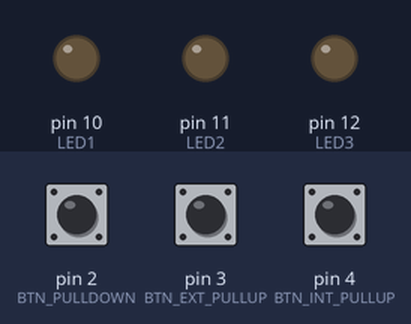
A sketch run on a simulated Arduino Uno, built with avr-gcc and run on an emulated ATmega328P. On the bench: output pins drawn as LEDs (lit = HIGH). Inputs (shaded band) come from the test bench; at power-on: pin 2 (BTN_PULLDOWN) LOW, pin 3 (BTN_EXT_PULLUP) HIGH, pin 4 (BTN_INT_PULLUP) HIGH.

Above: at 1.2 s.
1.3 s: pin 2 (BTN_PULLDOWN) pulled HIGH for 0.15 s
At 1.37 s:
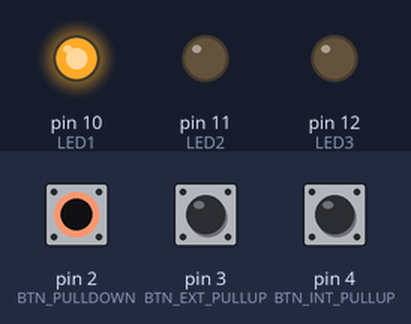
2.9 s: pin 3 (BTN_EXT_PULLUP) pulled LOW for 0.15 s
At 2.97 s:
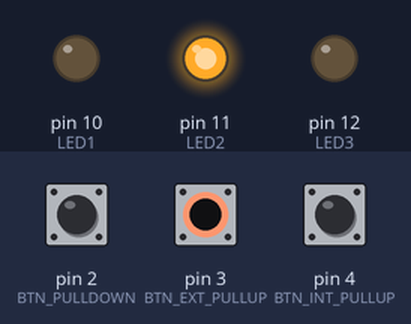
4.5 s: pin 4 (BTN_INT_PULLUP) pulled LOW for 0.15 s
At 4.57 s:
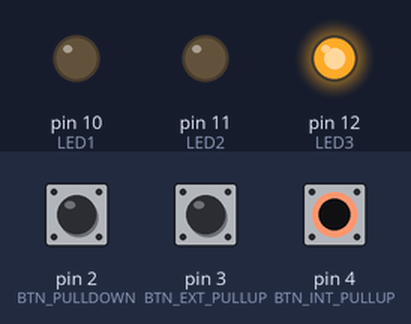
6.1 s: pin 4 (BTN_INT_PULLUP) pulled LOW for 3.2 s
At 9.9 s:
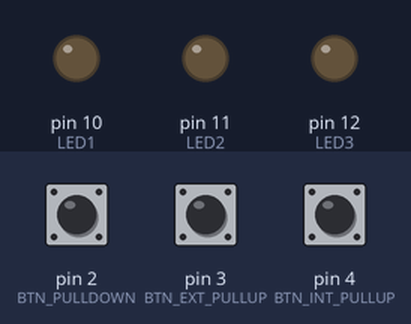
10.8 s: pin 2 (BTN_PULLDOWN) pulled HIGH for 3.2 s
At 11.1 s:
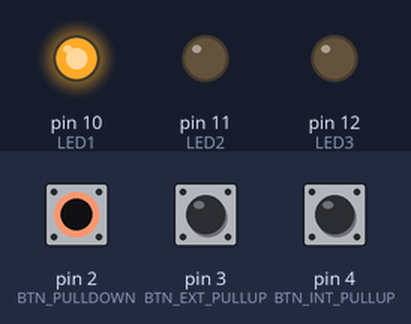
15.5 s: pin 2 (BTN_PULLDOWN) driven HIGH and pin 3 (BTN_EXT_PULLUP) driven LOW
At 15.9 s:
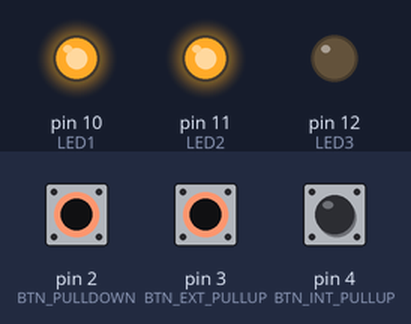
Timing chart, 0 to 18.0 s (numbered marks = the images above; inputs shaded):
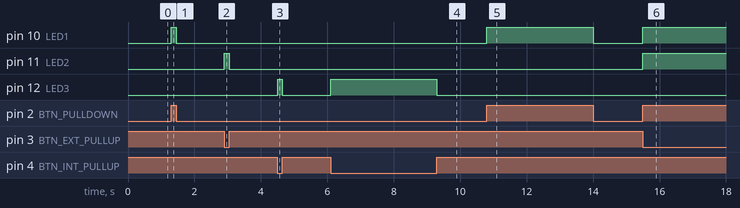

Measured:
- after the input at 1.3 s, pin 10 (LED1): LOW → HIGH at once, → LOW 0.15 s later
- after the input at 2.9 s, pin 11 (LED2): LOW → HIGH at once, → LOW 0.15 s later
- after the input at 4.5 s, pin 12 (LED3): LOW → HIGH at once, → LOW 0.15 s later
- after the input at 6.1 s, pin 12 (LED3): LOW → HIGH at once, → LOW 3.2 s later
- after the input at 10.8 s, pin 10 (LED1): LOW → HIGH at once, → LOW 3.2 s later
- after the input at 15.5 s, pin 10 (LED1), pin 11 (LED2): LOW → HIGH at once

The sketch:

three_buttons.ino
```cpp
// Lecture 2, Lab 3 "Three-button challenge": each button uses a different pull configuration, each drives its own LED.
//  button 1: pin 2, EXTERNAL PULL-DOWN (10 k to GND, button to 5 V)    -> pressed reads HIGH
//  button 2: pin 3, EXTERNAL PULL-UP   (10 k to 5 V, button to GND)    -> pressed reads LOW
//  button 3: pin 4, INTERNAL PULL-UP   (INPUT_PULLUP, button to GND)   -> pressed reads LOW
const int BTN_PULLDOWN = 2, BTN_EXT_PULLUP = 3, BTN_INT_PULLUP = 4;
const int LED1 = 10, LED2 = 11, LED3 = 12;

void setup() {
  pinMode(BTN_PULLDOWN, INPUT);          // level defined by the external resistor
  pinMode(BTN_EXT_PULLUP, INPUT);        // level defined by the external resistor
  pinMode(BTN_INT_PULLUP, INPUT_PULLUP); // level defined by the chip's internal resistor
  pinMode(LED1, OUTPUT); pinMode(LED2, OUTPUT); pinMode(LED3, OUTPUT);
}

void loop() {
  bool p1 = (digitalRead(BTN_PULLDOWN) == HIGH);    // active-high
  bool p2 = (digitalRead(BTN_EXT_PULLUP) == LOW);   // active-low
  bool p3 = (digitalRead(BTN_INT_PULLUP) == LOW);   // active-low
  digitalWrite(LED1, p1);
  digitalWrite(LED2, p2);
  digitalWrite(LED3, p3);
}
```
